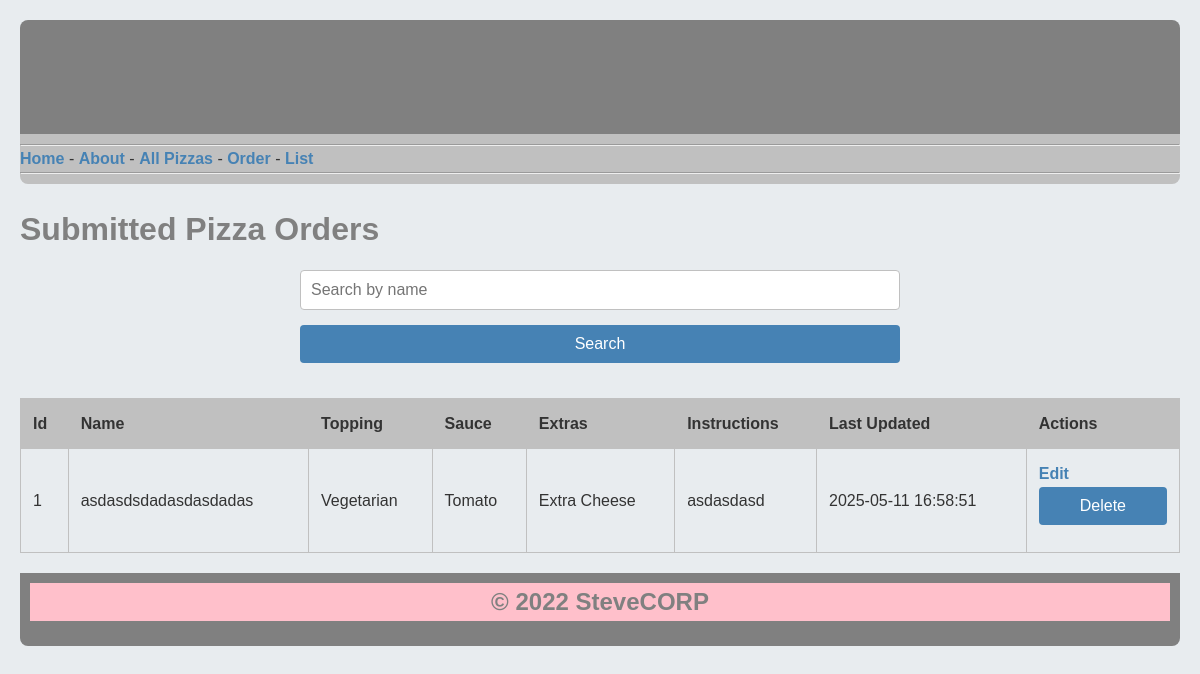
The page /orderList on the database as committed earlier.
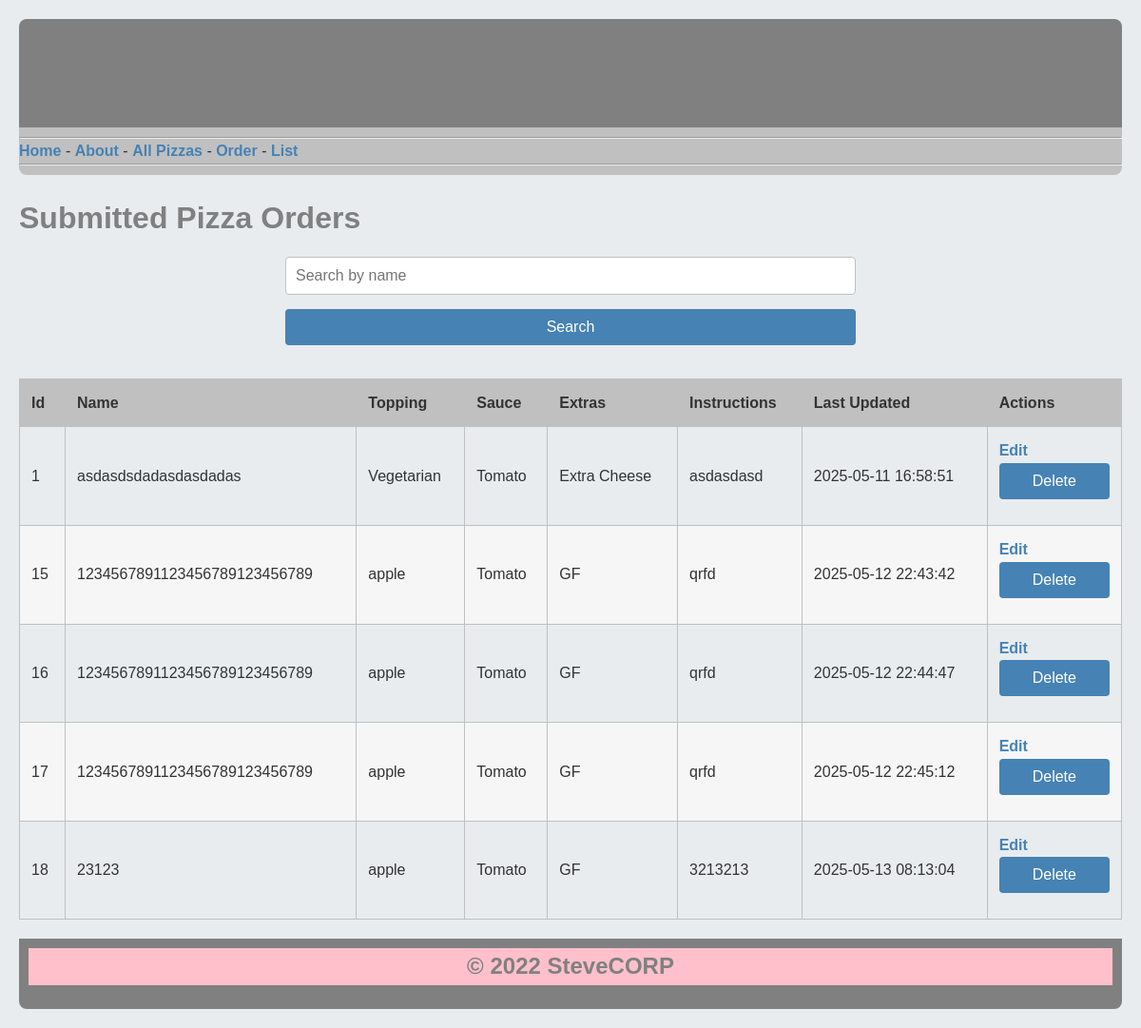
The same page on the database as committed later.
### tables this page shows
CREATE TABLE Orders (id INTEGER PRIMARY KEY AUTOINCREMENT, name TEXT (20) NOT NULL, topping TEXT NOT NULL, sauce TEXT NOT NULL, extras TEXT, instructions TEXT, update_time TEXT NOT NULL);

### main.py (the view)
@app.route('/orderList')
def orderList():
    search_query = request.args.get('search', '')
    db = get_db()
    if search_query:
        cursor = db.execute("SELECT * FROM Orders WHERE name LIKE ? ORDER BY id ASC", ('%' + search_query + '%',))
    else:
        cursor = db.execute("SELECT * FROM Orders ORDER BY id ASC")
    orders = cursor.fetchall()
    db.close()
    return render_template('orders_list.html', orders=orders, search_query=search_query)

### templates/orders_list.html (shortened to what this page needs)
{% extends 'layout.html' %}
{% block content %}
    <head>
    </head>
    <body>
    <h1>Submitted Pizza Orders</h1>
    <form action="{{ url_for('orderList') }}" method="get">
        <input type="text" name="search" value="{{ search_query }}" placeholder="Search by name"><input type="submit"
                                                                                                        value="Search">
    </form>
    <table>
        <thead>
        <tr>
            <th>Id</th>
            <th>Name</th>
            <th>Topping</th>
            <th>Sauce</th>
            <th>Extras</th>
            <th>Instructions</th>
            <th>Last Updated</th>
            <th>Actions</th>
        </tr>
        </thead>
        <tbody>
        {% for order in orders %}
            <tr>
                <td>{{ order.id }}</td>
                <td>{{ order.name }}</td>
                <td>{{ order.topping }}</td>
                <td>{{ order.sauce }}</td>
                <td>{{ order.extras }}</td>
                <td>{{ order.instructions }}</td>
                <td>{{ order.update_time }}</td>
                <td>
                    <a href="{{ url_for('edit_order', id=order.id) }}">Edit</a>
                    <form action="{{ url_for('delete_order', id=order.id) }}" method="post" style="display:inline;">
                        <input type="submit" value="Delete" onclick="return confirm('Are you sure?')">
                    </form>
                </td>
            </tr>
        {% endfor %}
        </tbody>
    </table>
    </body>
{% endblock %}

### templates/layout.html (shortened to what this page needs)
<!doctype html>
<html>
<head>
    <link rel="stylesheet" href="{{ url_for('static', filename='style.css') }}">
</head>
<body>
{% include 'header.html' %}
{% include 'nav.html' %}
{% block content %}{% endblock %}
{% include 'footer.html' %}
</body>
</html>

### templates/header.html
<header>
    <h1>Pizza Shop</h1>
</header>

### templates/nav.html
<nav>
    <hr>
    <a href="/">Home</a> - <a href="/about">About</a> - <a href="/all_pizzas">All Pizzas</a>
    - <a href="/order">Order</a> - <a href="/orderList">List</a>
    <hr>
</nav>

### templates/footer.html
<footer>
    <h2 style="background-color:pink;text-align:center;">&copy; 2022 SteveCORP</h2>
</footer>

### static/style.css (style rules this page uses)
* { margin: 0; padding: 0; box-sizing: border-box; }
body { font-family: 'Arial', sans-serif; line-height: 1.6; color: #333333; background-color: #E8ECEF; margin: 0 auto; max-width: 1200px; padding: 20px; }
header { background-color: #808080; color: #FFFFFF; padding: 20px; text-align: center; border-radius: 8px 8px 0 0; }
header h1 { font-size: 2.5em; margin-bottom: 10px; }
nav { background-color: #C0C0C0; padding: 10px 0; margin-bottom: 20px; border-radius: 0 0 8px 8px; }
h1, h2 { color: #808080; margin-bottom: 15px; }
h1 { font-size: 2em; }
h2 { font-size: 1.5em; }
form { max-width: 600px; margin: 0 auto; }
input[type="text"], input[type="submit"], select, textarea { width: 100%; padding: 10px; margin-bottom: 15px; border: 1px solid #C0C0C0; border-radius: 4px; font-size: 1em; }
input[type="submit"] { background-color: #4682B4; color: #FFFFFF; border: none; cursor: pointer; transition: background-color 0.3s ease; }
table { width: 100%; border-collapse: collapse; margin: 20px 0; }
th, td { border: 1px solid #C0C0C0; padding: 12px; text-align: left; }
th { background-color: #C0C0C0; color: #333333; font-weight: bold; }
tr:nth-child(even) { background-color: #F5F6F5; }
a { color: #4682B4; text-decoration: none; font-weight: bold; }
footer { background-color: #808080; color: #FFFFFF; text-align: center; padding: 10px; border-radius: 0 0 8px 8px; margin-top: 20px; }

Rows that differ between the two databases and show on the page:
added Orders: id "15", name "1234567891123456789123456789", topping "apple", sauce "Tomato", extras "GF", instructions "qrfd", update_time "2025-05-12 22:43:42"
added Orders: id "16", name "1234567891123456789123456789", topping "apple", sauce "Tomato", extras "GF", instructions "qrfd", update_time "2025-05-12 22:44:47"
added Orders: id "17", name "1234567891123456789123456789", topping "apple", sauce "Tomato", extras "GF", instructions "qrfd", update_time "2025-05-12 22:45:12"
added Orders: id "18", name "23123", topping "apple", sauce "Tomato", extras "GF", instructions "3213213", update_time "2025-05-13 08:13:04"
